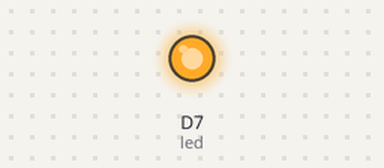
Bench run of a sketch on a simulated ESP8266 (NodeMCU). Parts: output pins drawn as LEDs (lit = HIGH).

Above: at 0.15 s.
At 6.8 s:
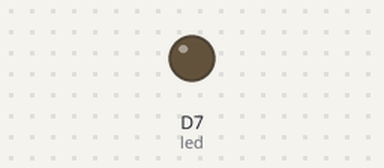
Timing chart, 0 to 7.2 s (numbered marks = the images above):
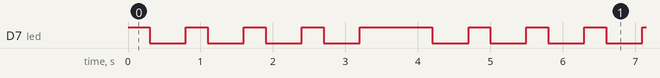

The sketch:

blinkname.ino
```cpp
int led = D7;

void longBlink() {

  digitalWrite(led, HIGH);
  delay(1000);
  digitalWrite(led, LOW);
  delay(500);

}

void shortBlink() {

  digitalWrite(led, HIGH);
  delay(300);
  digitalWrite(led, LOW);
  delay(500);

}

void setup()
{
    pinMode(led, OUTPUT);
}

void loop()
{
     //E
  shortBlink();

   //V
  shortBlink();
  shortBlink();
  shortBlink();
  longBlink();

   //E
  shortBlink();
}
```

Measured:
- by itself, D7 (led): repeats every 5.5 s: 3 × (LOW 0.50 s, HIGH 0.30 s), LOW 0.50 s, HIGH 1.0 s, 2 × (LOW 0.50 s, HIGH 0.30 s)
- by itself, everything shown: repeats every 5.5 s, in 12 steps
